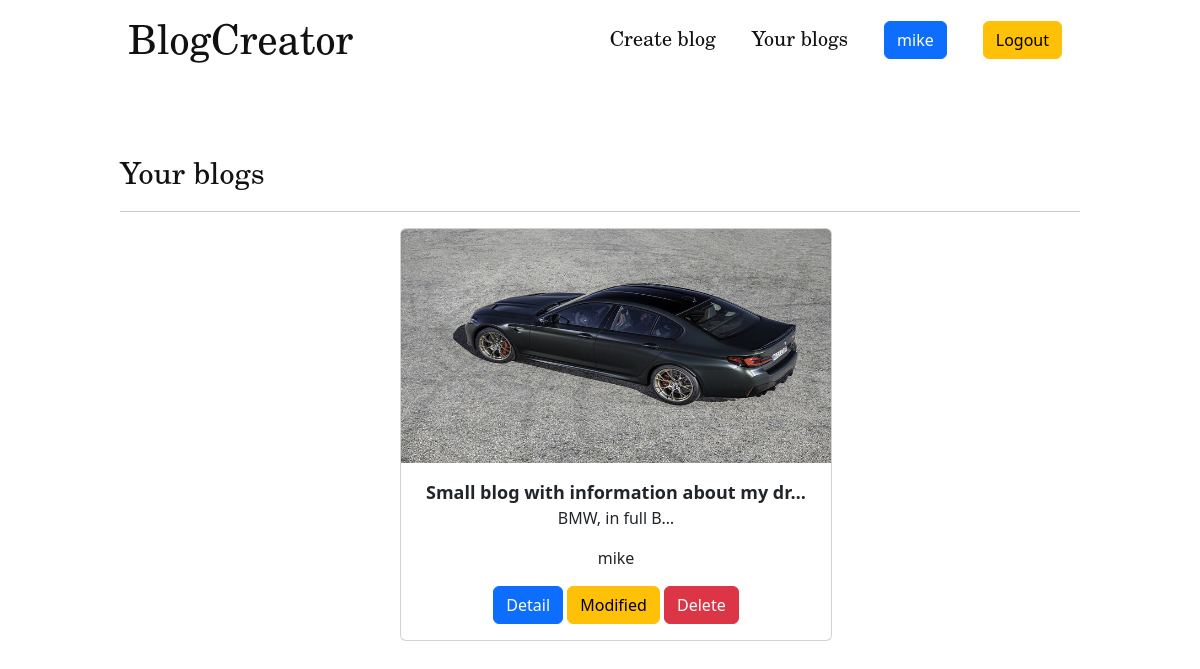
The app's page /personal_blogs/ (signed in), older data.
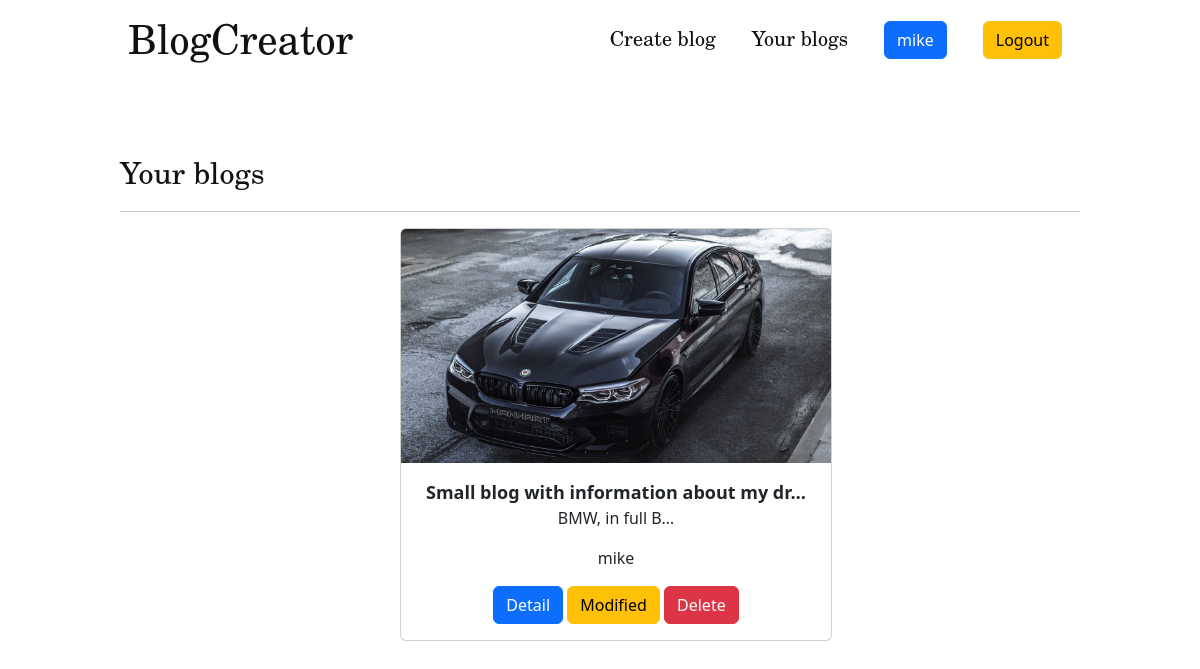
The same page, newer data.
### blog/models.py (models this page shows)
class Blog(models.Model):
    title = models.CharField(max_length=100)
    content = models.TextField(blank=True)
    blog_photo = models.ImageField(upload_to='photos/')
    time_create = models.DateTimeField(auto_now_add=True)
    user = models.ForeignKey(User, on_delete=models.CASCADE, null=True)
    def get_absolute_url(self):
        return reverse('blog_detail', kwargs={'blog_id': self.pk})

### blog/views.py (the view)
# urls.py: path('personal_blogs/', PersonalBlogs.as_view(), name='personal_blogs'),
class PersonalBlogs(ListView):
    paginate_by = 2
    model = Blog
    template_name = 'blog/personal_blogs.html'
    context_object_name = 'blogs'
    def get_queryset(self):
        return Blog.objects.filter(user=self.request.user)
    def get_context_data(self, *, object_list=None, **kwargs):
        context = super().get_context_data(**kwargs)
        context['title'] = 'Main page'
        return context

### blog/templates/blog/personal_blogs.html (shortened to what this page needs)
{% extends 'blog/base.html' %}
{% load static %}
{% block content %}
  <div class="content">
      <span>Your blogs</span>
      <hr>
      <ul>
          {% for x in blogs %}
              <li>
                  <div class="card text-center" style="width: 27rem; margin: 0 auto;">
                      <img src="{{ x.blog_photo.url }}" class="card-img-top" alt="..." style="width: 100%; height: 234px;">
                      <div class="card-body">
                          <span class="card-title" style="font-size: 18px;"><b>{{ x.title|truncatechars:40 }}</b></span>
                          <p class="card-text">{{ x.content|truncatechars:15}}</p>
                          <p class="card-text">{{ x.user }}</p>
                          <a href="{{ x.get_absolute_url }}" class="btn btn-primary">Detail</a>
                          {% if x.user == request.user %}
                              <a href="{% url 'modified_blog' x.id %}" class="btn btn-warning">Modified</a>
                              <a href="{% url 'delete_blog' x.id %}" class="btn btn-danger">Delete</a>
                          {% endif %}
                      </div>
                  </div>
              </li>
          {% endfor %}
      </ul>
  </div>
{% endblock %}

Row changes from the older to the newer data that the page shows:
changed Blog "Small blog with information about my dr…": blog_photo: a different picture
